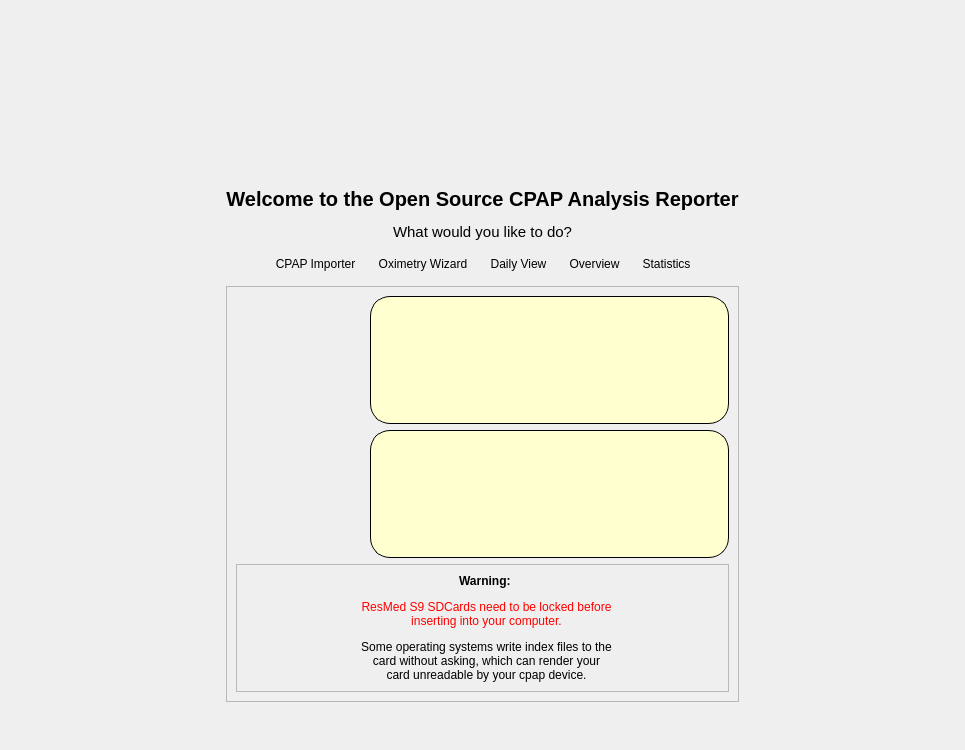
<?xml version="1.0" encoding="UTF-8"?>
<ui version="4.0">
 <class>Welcome</class>
 <widget class="QWidget" name="Welcome">
  <property name="geometry">
   <rect>
    <x>0</x>
    <y>0</y>
    <width>965</width>
    <height>750</height>
   </rect>
  </property>
  <property name="windowTitle">
   <string notr="true">Form</string>
  </property>
  <layout class="QHBoxLayout" name="horizontalLayout_5">
   <item>
    <spacer name="horizontalSpacer">
     <property name="orientation">
      <enum>Qt::Horizontal</enum>
     </property>
     <property name="sizeHint" stdset="0">
      <size>
       <width>40</width>
       <height>20</height>
      </size>
     </property>
    </spacer>
   </item>
   <item>
    <layout class="QVBoxLayout" name="verticalLayout">
     <property name="spacing">
      <number>12</number>
     </property>
     <property name="leftMargin">
      <number>0</number>
     </property>
     <property name="topMargin">
      <number>0</number>
     </property>
     <property name="rightMargin">
      <number>0</number>
     </property>
     <property name="bottomMargin">
      <number>0</number>
     </property>
     <item>
      <spacer name="verticalSpacer_2">
       <property name="orientation">
        <enum>Qt::Vertical</enum>
       </property>
       <property name="sizeHint" stdset="0">
        <size>
         <width>20</width>
         <height>40</height>
        </size>
       </property>
      </spacer>
     </item>
     <item>
      <layout class="QHBoxLayout" name="horizontalLayout_3">
       <item>
        <spacer name="horizontalSpacer_3">
         <property name="orientation">
          <enum>Qt::Horizontal</enum>
         </property>
         <property name="sizeHint" stdset="0">
          <size>
           <width>40</width>
           <height>20</height>
          </size>
         </property>
        </spacer>
       </item>
       <item>
        <widget class="QLabel" name="label">
         <property name="minimumSize">
          <size>
           <width>128</width>
           <height>128</height>
          </size>
         </property>
         <property name="maximumSize">
          <size>
           <width>128</width>
           <height>128</height>
          </size>
         </property>
         <property name="text">
          <string notr="true"/>
         </property>
         <property name="pixmap">
          <pixmap resource="Resources.qrc">:/icons/logo-lg.png</pixmap>
         </property>
         <property name="scaledContents">
          <bool>true</bool>
         </property>
         <property name="alignment">
          <set>Qt::AlignCenter</set>
         </property>
        </widget>
       </item>
       <item>
        <spacer name="horizontalSpacer_4">
         <property name="orientation">
          <enum>Qt::Horizontal</enum>
         </property>
         <property name="sizeHint" stdset="0">
          <size>
           <width>40</width>
           <height>20</height>
          </size>
         </property>
        </spacer>
       </item>
      </layout>
     </item>
     <item>
      <widget class="QLabel" name="label_2">
       <property name="font">
        <font>
         <pointsize>15</pointsize>
         <bold>true</bold>
        </font>
       </property>
       <property name="text">
        <string>Welcome to the Open Source CPAP Analysis Reporter</string>
       </property>
       <property name="alignment">
        <set>Qt::AlignCenter</set>
       </property>
      </widget>
     </item>
     <item>
      <widget class="QLabel" name="label_3">
       <property name="font">
        <font>
         <pointsize>11</pointsize>
        </font>
       </property>
       <property name="text">
        <string>What would you like to do?</string>
       </property>
       <property name="alignment">
        <set>Qt::AlignCenter</set>
       </property>
      </widget>
     </item>
     <item>
      <layout class="QHBoxLayout" name="horizontalLayout">
       <property name="spacing">
        <number>10</number>
       </property>
       <item>
        <spacer name="horizontalSpacer_5">
         <property name="orientation">
          <enum>Qt::Horizontal</enum>
         </property>
         <property name="sizeHint" stdset="0">
          <size>
           <width>40</width>
           <height>20</height>
          </size>
         </property>
        </spacer>
       </item>
       <item>
        <widget class="QToolButton" name="importButton">
         <property name="styleSheet">
          <string notr="true">QToolButton {
background: transparent;
border: 2px solid transparent; border-radius: 10px;
}

QToolButton:hover {
border: 2px solid #56789a; border-radius: 10px;
}

QToolButton:pressed {
background-color: #8080ff;
border: 2px solid #56789a; border-radius: 10px;
}</string>
         </property>
         <property name="text">
          <string>CPAP Importer</string>
         </property>
         <property name="icon">
          <iconset resource="Resources.qrc">
           <normaloff>:/icons/sdcard.png</normaloff>:/icons/sdcard.png</iconset>
         </property>
         <property name="iconSize">
          <size>
           <width>100</width>
           <height>100</height>
          </size>
         </property>
         <property name="toolButtonStyle">
          <enum>Qt::ToolButtonTextUnderIcon</enum>
         </property>
         <property name="autoRaise">
          <bool>true</bool>
         </property>
        </widget>
       </item>
       <item>
        <widget class="QToolButton" name="oximetryButton">
         <property name="styleSheet">
          <string notr="true">QToolButton {
background: transparent;
border: 2px solid transparent; border-radius: 10px;
}

QToolButton:hover {
border: 2px solid #56789a; border-radius: 10px;
}

QToolButton:pressed {
background-color: #8080ff;
border: 2px solid #56789a; border-radius: 10px;
}</string>
         </property>
         <property name="text">
          <string>Oximetry Wizard</string>
         </property>
         <property name="icon">
          <iconset resource="Resources.qrc">
           <normaloff>:/icons/cms50f.png</normaloff>:/icons/cms50f.png</iconset>
         </property>
         <property name="iconSize">
          <size>
           <width>100</width>
           <height>100</height>
          </size>
         </property>
         <property name="toolButtonStyle">
          <enum>Qt::ToolButtonTextUnderIcon</enum>
         </property>
         <property name="autoRaise">
          <bool>true</bool>
         </property>
        </widget>
       </item>
       <item>
        <widget class="QToolButton" name="dailyButton">
         <property name="styleSheet">
          <string notr="true">QToolButton {
background: transparent;
border: 2px solid transparent; border-radius: 10px;
}

QToolButton:hover {
border: 2px solid #56789a; border-radius: 10px;
}

QToolButton:pressed {
background-color: #8080ff;
border: 2px solid #56789a; border-radius: 10px;
}</string>
         </property>
         <property name="text">
          <string>Daily View</string>
         </property>
         <property name="icon">
          <iconset resource="Resources.qrc">
           <normaloff>:/icons/daily.png</normaloff>:/icons/daily.png</iconset>
         </property>
         <property name="iconSize">
          <size>
           <width>100</width>
           <height>100</height>
          </size>
         </property>
         <property name="toolButtonStyle">
          <enum>Qt::ToolButtonTextUnderIcon</enum>
         </property>
         <property name="autoRaise">
          <bool>true</bool>
         </property>
        </widget>
       </item>
       <item>
        <widget class="QToolButton" name="overviewButton">
         <property name="styleSheet">
          <string notr="true">QToolButton {
background: transparent;
border: 2px solid transparent; border-radius: 10px;
}

QToolButton:hover {
border: 2px solid #56789a; border-radius: 10px;
}

QToolButton:pressed {
background-color: #8080ff;
border: 2px solid #56789a; border-radius: 10px;
}</string>
         </property>
         <property name="text">
          <string>Overview</string>
         </property>
         <property name="icon">
          <iconset resource="Resources.qrc">
           <normaloff>:/icons/overview-page.png</normaloff>:/icons/overview-page.png</iconset>
         </property>
         <property name="iconSize">
          <size>
           <width>100</width>
           <height>100</height>
          </size>
         </property>
         <property name="toolButtonStyle">
          <enum>Qt::ToolButtonTextUnderIcon</enum>
         </property>
         <property name="autoRaise">
          <bool>true</bool>
         </property>
        </widget>
       </item>
       <item>
        <widget class="QToolButton" name="statisticsButton">
         <property name="styleSheet">
          <string notr="true">QToolButton {
background: transparent;
border: 2px solid transparent; border-radius: 10px;
}

QToolButton:hover {
border: 2px solid #56789a; border-radius: 10px;
}

QToolButton:pressed {
background-color: #8080ff;
border: 2px solid #56789a; border-radius: 10px;
}</string>
         </property>
         <property name="text">
          <string>Statistics</string>
         </property>
         <property name="icon">
          <iconset resource="Resources.qrc">
           <normaloff>:/icons/statistics.png</normaloff>:/icons/statistics.png</iconset>
         </property>
         <property name="iconSize">
          <size>
           <width>100</width>
           <height>100</height>
          </size>
         </property>
         <property name="toolButtonStyle">
          <enum>Qt::ToolButtonTextUnderIcon</enum>
         </property>
         <property name="autoRaise">
          <bool>true</bool>
         </property>
        </widget>
       </item>
       <item>
        <spacer name="horizontalSpacer_6">
         <property name="orientation">
          <enum>Qt::Horizontal</enum>
         </property>
         <property name="sizeHint" stdset="0">
          <size>
           <width>40</width>
           <height>20</height>
          </size>
         </property>
        </spacer>
       </item>
      </layout>
     </item>
     <item>
      <widget class="QFrame" name="frame">
       <property name="frameShape">
        <enum>QFrame::StyledPanel</enum>
       </property>
       <property name="frameShadow">
        <enum>QFrame::Raised</enum>
       </property>
       <property name="lineWidth">
        <number>2</number>
       </property>
       <layout class="QVBoxLayout" name="verticalLayout_2">
        <item>
         <layout class="QHBoxLayout" name="horizontalLayout_2">
          <item>
           <widget class="QLabel" name="cpapIcon">
            <property name="sizePolicy">
             <sizepolicy hsizetype="Fixed" vsizetype="Fixed">
              <horstretch>0</horstretch>
              <verstretch>0</verstretch>
             </sizepolicy>
            </property>
            <property name="minimumSize">
             <size>
              <width>128</width>
              <height>128</height>
             </size>
            </property>
            <property name="maximumSize">
             <size>
              <width>128</width>
              <height>128</height>
             </size>
            </property>
            <property name="text">
             <string notr="true"/>
            </property>
            <property name="pixmap">
             <pixmap resource="Resources.qrc">:/icons/mask.png</pixmap>
            </property>
            <property name="scaledContents">
             <bool>true</bool>
            </property>
           </widget>
          </item>
          <item>
           <widget class="QTextBrowser" name="cpapInfo">
            <property name="sizePolicy">
             <sizepolicy hsizetype="Minimum" vsizetype="MinimumExpanding">
              <horstretch>0</horstretch>
              <verstretch>1</verstretch>
             </sizepolicy>
            </property>
            <property name="maximumSize">
             <size>
              <width>16777215</width>
              <height>150</height>
             </size>
            </property>
            <property name="font">
             <font>
              <pointsize>10</pointsize>
             </font>
            </property>
            <property name="styleSheet">
             <string notr="true">border: 1px solid; border-radius:20px; background-color: #ffffd0; </string>
            </property>
            <property name="verticalScrollBarPolicy">
             <enum>Qt::ScrollBarAlwaysOff</enum>
            </property>
            <property name="horizontalScrollBarPolicy">
             <enum>Qt::ScrollBarAlwaysOff</enum>
            </property>
            <property name="sizeAdjustPolicy">
             <enum>QAbstractScrollArea::AdjustToContents</enum>
            </property>
            <property name="html">
             <string notr="true">&lt;!DOCTYPE HTML PUBLIC &quot;-//W3C//DTD HTML 4.0//EN&quot; &quot;http://www.w3.org/TR/REC-html40/strict.dtd&quot;&gt;
&lt;html&gt;&lt;head&gt;&lt;meta name=&quot;qrichtext&quot; content=&quot;1&quot; /&gt;&lt;meta charset=&quot;utf-8&quot; /&gt;&lt;style type=&quot;text/css&quot;&gt;
p, li { white-space: pre-wrap; }
&lt;/style&gt;&lt;/head&gt;&lt;body style=&quot; font-family:'Segoe UI'; font-size:10pt; font-weight:400; font-style:normal;&quot;&gt;
&lt;p style=&quot;-qt-paragraph-type:empty; margin-top:0px; margin-bottom:0px; margin-left:0px; margin-right:0px; -qt-block-indent:0; text-indent:0px; font-family:'MS Shell Dlg 2'; font-size:8.25pt;&quot;&gt;&lt;br /&gt;&lt;/p&gt;&lt;/body&gt;&lt;/html&gt;</string>
            </property>
           </widget>
          </item>
         </layout>
        </item>
        <item>
         <layout class="QHBoxLayout" name="horizontalLayout_4">
          <item>
           <widget class="QLabel" name="oxiIcon">
            <property name="sizePolicy">
             <sizepolicy hsizetype="Fixed" vsizetype="Fixed">
              <horstretch>0</horstretch>
              <verstretch>0</verstretch>
             </sizepolicy>
            </property>
            <property name="minimumSize">
             <size>
              <width>128</width>
              <height>128</height>
             </size>
            </property>
            <property name="maximumSize">
             <size>
              <width>128</width>
              <height>128</height>
             </size>
            </property>
            <property name="text">
             <string notr="true"/>
            </property>
            <property name="pixmap">
             <pixmap resource="Resources.qrc">:/icons/oximeter.png</pixmap>
            </property>
            <property name="scaledContents">
             <bool>true</bool>
            </property>
            <property name="alignment">
             <set>Qt::AlignLeading|Qt::AlignLeft|Qt::AlignVCenter</set>
            </property>
           </widget>
          </item>
          <item>
           <widget class="QTextBrowser" name="oxiInfo">
            <property name="sizePolicy">
             <sizepolicy hsizetype="Minimum" vsizetype="MinimumExpanding">
              <horstretch>0</horstretch>
              <verstretch>1</verstretch>
             </sizepolicy>
            </property>
            <property name="maximumSize">
             <size>
              <width>16777215</width>
              <height>150</height>
             </size>
            </property>
            <property name="font">
             <font>
              <pointsize>10</pointsize>
             </font>
            </property>
            <property name="styleSheet">
             <string notr="true">border: 1px solid; border-radius:20px; background-color: #ffffd0; </string>
            </property>
            <property name="sizeAdjustPolicy">
             <enum>QAbstractScrollArea::AdjustToContents</enum>
            </property>
           </widget>
          </item>
         </layout>
        </item>
        <item>
         <widget class="QFrame" name="S9Warning">
          <property name="frameShape">
           <enum>QFrame::StyledPanel</enum>
          </property>
          <property name="frameShadow">
           <enum>QFrame::Raised</enum>
          </property>
          <layout class="QHBoxLayout" name="horizontalLayout_6">
           <item>
            <spacer name="horizontalSpacer_7">
             <property name="orientation">
              <enum>Qt::Horizontal</enum>
             </property>
             <property name="sizeHint" stdset="0">
              <size>
               <width>40</width>
               <height>20</height>
              </size>
             </property>
            </spacer>
           </item>
           <item>
            <widget class="QLabel" name="label_5">
             <property name="sizePolicy">
              <sizepolicy hsizetype="Fixed" vsizetype="Fixed">
               <horstretch>0</horstretch>
               <verstretch>0</verstretch>
              </sizepolicy>
             </property>
             <property name="minimumSize">
              <size>
               <width>40</width>
               <height>40</height>
              </size>
             </property>
             <property name="maximumSize">
              <size>
               <width>40</width>
               <height>40</height>
              </size>
             </property>
             <property name="text">
              <string/>
             </property>
             <property name="pixmap">
              <pixmap resource="Resources.qrc">:/icons/sdcard-lock.png</pixmap>
             </property>
             <property name="scaledContents">
              <bool>true</bool>
             </property>
            </widget>
           </item>
           <item>
            <widget class="QLabel" name="label_6">
             <property name="text">
              <string>&lt;html&gt;&lt;head/&gt;&lt;body&gt;&lt;p align=&quot;center&quot;&gt;&lt;span style=&quot; font-weight:700;&quot;&gt;Warning: &lt;/span&gt;&lt;/p&gt;&lt;p align=&quot;center&quot;&gt;&lt;span style=&quot; color:#ff0000;&quot;&gt;ResMed S9 SDCards need to be locked before inserting into your computer.&lt;/span&gt;&lt;/p&gt;&lt;p align=&quot;center&quot;&gt;Some operating systems write index files to the card without asking, which can render your card unreadable by your cpap device.&lt;/p&gt;&lt;/body&gt;&lt;/html&gt;</string>
             </property>
             <property name="wordWrap">
              <bool>true</bool>
             </property>
             <property name="margin">
              <number>0</number>
             </property>
             <property name="indent">
              <number>8</number>
             </property>
            </widget>
           </item>
           <item>
            <widget class="QLabel" name="label_4">
             <property name="sizePolicy">
              <sizepolicy hsizetype="Fixed" vsizetype="Fixed">
               <horstretch>0</horstretch>
               <verstretch>0</verstretch>
              </sizepolicy>
             </property>
             <property name="minimumSize">
              <size>
               <width>40</width>
               <height>40</height>
              </size>
             </property>
             <property name="maximumSize">
              <size>
               <width>40</width>
               <height>40</height>
              </size>
             </property>
             <property name="text">
              <string notr="true"/>
             </property>
             <property name="pixmap">
              <pixmap resource="Resources.qrc">:/icons/sdcard-lock.png</pixmap>
             </property>
             <property name="scaledContents">
              <bool>true</bool>
             </property>
             <property name="alignment">
              <set>Qt::AlignLeading|Qt::AlignLeft|Qt::AlignVCenter</set>
             </property>
             <property name="indent">
              <number>-1</number>
             </property>
            </widget>
           </item>
           <item>
            <spacer name="horizontalSpacer_8">
             <property name="orientation">
              <enum>Qt::Horizontal</enum>
             </property>
             <property name="sizeHint" stdset="0">
              <size>
               <width>40</width>
               <height>20</height>
              </size>
             </property>
            </spacer>
           </item>
          </layout>
         </widget>
        </item>
       </layout>
      </widget>
     </item>
     <item>
      <spacer name="verticalSpacer">
       <property name="orientation">
        <enum>Qt::Vertical</enum>
       </property>
       <property name="sizeHint" stdset="0">
        <size>
         <width>20</width>
         <height>40</height>
        </size>
       </property>
      </spacer>
     </item>
    </layout>
   </item>
   <item>
    <spacer name="horizontalSpacer_2">
     <property name="orientation">
      <enum>Qt::Horizontal</enum>
     </property>
     <property name="sizeHint" stdset="0">
      <size>
       <width>40</width>
       <height>20</height>
      </size>
     </property>
    </spacer>
   </item>
  </layout>
 </widget>
 <resources>
  <include location="Resources.qrc"/>
 </resources>
 <connections/>
</ui>
